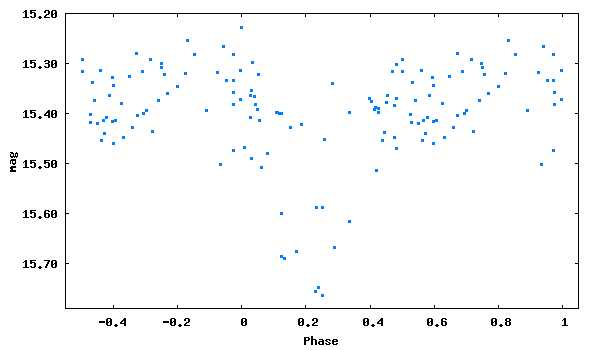

Source code (gnuplot):
set term png size 600,350 medium
set colors classic
set output 'phase_lc_13.png'
set xlabel 'Phase'
set ylabel 'mag'
#set title 'JDmax = 2447057.42700 + 1.0191976 x E'
set format y '%5.2f'
plot [-0.55:1.05][15.79:15.20] "phase_lc_13.dat" linecolor 3 pointtype 5 pointsize 0.3 title ""
